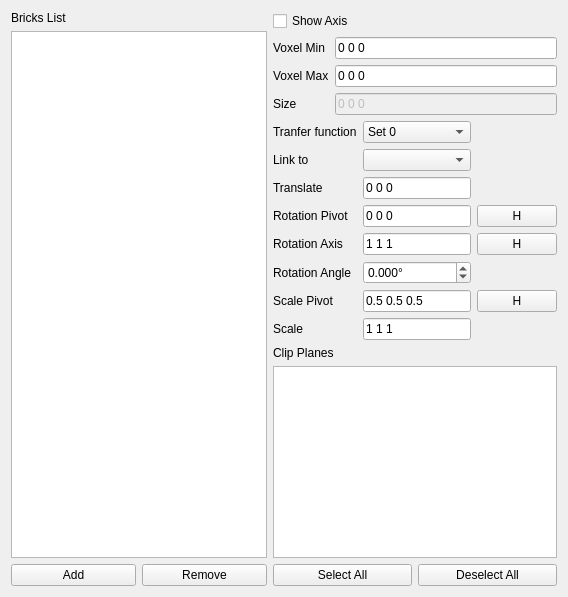
<?xml version="1.0" encoding="UTF-8"?>
<ui version="4.0">
 <class>BricksWidget</class>
 <widget class="QWidget" name="BricksWidget">
  <property name="windowTitle">
   <string>Bricks Editor</string>
  </property>
  <layout class="QGridLayout" name="gridLayout">
   <item row="0" column="0">
    <layout class="QVBoxLayout" name="_2">
     <item>
      <widget class="QLabel" name="label_2">
       <property name="text">
        <string>Bricks List</string>
       </property>
      </widget>
     </item>
     <item>
      <widget class="QListWidget" name="m_brickList"/>
     </item>
     <item>
      <layout class="QHBoxLayout">
       <item>
        <widget class="QPushButton" name="m_new">
         <property name="text">
          <string>Add</string>
         </property>
        </widget>
       </item>
       <item>
        <widget class="QPushButton" name="m_remove">
         <property name="text">
          <string>Remove</string>
         </property>
        </widget>
       </item>
      </layout>
     </item>
    </layout>
   </item>
   <item row="0" column="1">
    <layout class="QVBoxLayout" name="verticalLayout">
     <item>
      <widget class="QCheckBox" name="m_showAxis">
       <property name="text">
        <string>Show Axis</string>
       </property>
      </widget>
     </item>
     <item>
      <layout class="QGridLayout" name="gridLayout_2">
       <item row="2" column="0">
        <widget class="QLabel" name="label_10">
         <property name="sizePolicy">
          <sizepolicy hsizetype="Fixed" vsizetype="Fixed">
           <horstretch>0</horstretch>
           <verstretch>0</verstretch>
          </sizepolicy>
         </property>
         <property name="text">
          <string>Size</string>
         </property>
        </widget>
       </item>
       <item row="1" column="0">
        <widget class="QLabel" name="label_9">
         <property name="sizePolicy">
          <sizepolicy hsizetype="Fixed" vsizetype="Fixed">
           <horstretch>0</horstretch>
           <verstretch>0</verstretch>
          </sizepolicy>
         </property>
         <property name="text">
          <string>Voxel Max</string>
         </property>
        </widget>
       </item>
       <item row="0" column="0">
        <widget class="QLabel" name="label_8">
         <property name="sizePolicy">
          <sizepolicy hsizetype="Fixed" vsizetype="Fixed">
           <horstretch>0</horstretch>
           <verstretch>0</verstretch>
          </sizepolicy>
         </property>
         <property name="text">
          <string>Voxel Min</string>
         </property>
        </widget>
       </item>
       <item row="0" column="1">
        <widget class="QVecEdit" name="m_brickMinEdit">
         <property name="text">
          <string>0 0 0</string>
         </property>
        </widget>
       </item>
       <item row="1" column="1">
        <widget class="QVecEdit" name="m_brickMaxEdit">
         <property name="text">
          <string>0 0 0</string>
         </property>
        </widget>
       </item>
       <item row="2" column="1">
        <widget class="QVecEdit" name="m_brickSizeEdit">
         <property name="enabled">
          <bool>false</bool>
         </property>
         <property name="text">
          <string>0 0 0</string>
         </property>
        </widget>
       </item>
      </layout>
     </item>
     <item>
      <layout class="QGridLayout" name="gridLayout_3">
       <item row="2" column="0">
        <widget class="QLabel" name="label">
         <property name="sizePolicy">
          <sizepolicy hsizetype="Fixed" vsizetype="Preferred">
           <horstretch>0</horstretch>
           <verstretch>0</verstretch>
          </sizepolicy>
         </property>
         <property name="toolTip">
          <string comment="translate brick">&lt;html&gt;&lt;head&gt;&lt;meta name=&quot;qrichtext&quot; content=&quot;1&quot; /&gt;&lt;style type=&quot;text/css&quot;&gt;
p, li { white-space: pre-wrap; }
&lt;/style&gt;&lt;/head&gt;&lt;body style=&quot; font-family:'MS Shell Dlg 2'; font-size:8.25pt; font-weight:400; font-style:normal;&quot;&gt;
&lt;p style=&quot; margin-top:0px; margin-bottom:0px; margin-left:0px; margin-right:0px; -qt-block-indent:0; text-indent:0px;&quot;&gt;brick translation&lt;/p&gt;&lt;/body&gt;&lt;/html&gt;</string>
         </property>
         <property name="whatsThis">
          <string comment="all coordinates are normalized with respect to the dimensions of the brick.  For example 0 0 0 means one end of the brick, whereas 1 1 1 means the opposite end of the brick.">&lt;html&gt;&lt;head&gt;&lt;meta name=&quot;qrichtext&quot; content=&quot;1&quot; /&gt;&lt;style type=&quot;text/css&quot;&gt;
p, li { white-space: pre-wrap; }
&lt;/style&gt;&lt;/head&gt;&lt;body style=&quot; font-family:'MS Shell Dlg 2'; font-size:8.25pt; font-weight:400; font-style:normal;&quot;&gt;
&lt;p style=&quot; margin-top:0px; margin-bottom:0px; margin-left:0px; margin-right:0px; -qt-block-indent:0; text-indent:0px; font-size:8pt;&quot;&gt;All coordinates are normalized.  For example for&lt;/p&gt;
&lt;p style=&quot; margin-top:0px; margin-bottom:0px; margin-left:0px; margin-right:0px; -qt-block-indent:0; text-indent:0px; font-size:8pt;&quot;&gt;a brick whose corner voxels are (100,130,200)&lt;/p&gt;
&lt;p style=&quot; margin-top:0px; margin-bottom:0px; margin-left:0px; margin-right:0px; -qt-block-indent:0; text-indent:0px; font-size:8pt;&quot;&gt;and (200, 200, 200), the translation value of&lt;/p&gt;
&lt;p style=&quot; margin-top:0px; margin-bottom:0px; margin-left:0px; margin-right:0px; -qt-block-indent:0; text-indent:0px; font-size:8pt;&quot;&gt;0 0 0 means translate by (0,0,0) voxels&lt;/p&gt;
&lt;p style=&quot; margin-top:0px; margin-bottom:0px; margin-left:0px; margin-right:0px; -qt-block-indent:0; text-indent:0px; font-size:8pt;&quot;&gt;0.5 0.5 0.5 means translate by (50,35,100) voxels&lt;/p&gt;
&lt;p style=&quot; margin-top:0px; margin-bottom:0px; margin-left:0px; margin-right:0px; -qt-block-indent:0; text-indent:0px; font-size:8pt;&quot;&gt;1 1 1 means translate by (100,70,100) voxels&lt;/p&gt;
&lt;p style=&quot; margin-top:0px; margin-bottom:0px; margin-left:0px; margin-right:0px; -qt-block-indent:0; text-indent:0px; font-size:8pt;&quot;&gt;-1 -1 -1 means translate by (-100,-70,-100) voxels&lt;/p&gt;&lt;/body&gt;&lt;/html&gt;</string>
         </property>
         <property name="text">
          <string>Translate </string>
         </property>
        </widget>
       </item>
       <item row="4" column="1">
        <widget class="QVecEdit" name="m_axis_">
         <property name="sizePolicy">
          <sizepolicy hsizetype="Expanding" vsizetype="Preferred">
           <horstretch>0</horstretch>
           <verstretch>0</verstretch>
          </sizepolicy>
         </property>
         <property name="text">
          <string>1 1 1</string>
         </property>
        </widget>
       </item>
       <item row="0" column="1">
        <widget class="QComboBox" name="m_tfSet">
         <item>
          <property name="text">
           <string>Set 0</string>
          </property>
         </item>
         <item>
          <property name="text">
           <string>Set 1</string>
          </property>
         </item>
         <item>
          <property name="text">
           <string>Set 2</string>
          </property>
         </item>
         <item>
          <property name="text">
           <string>Set 3</string>
          </property>
         </item>
         <item>
          <property name="text">
           <string>None</string>
          </property>
         </item>
        </widget>
       </item>
       <item row="6" column="2">
        <widget class="QPushButton" name="m_scalepivotFromHitpoint">
         <property name="text">
          <string>H</string>
         </property>
        </widget>
       </item>
       <item row="0" column="0">
        <widget class="QLabel" name="label_6">
         <property name="sizePolicy">
          <sizepolicy hsizetype="Fixed" vsizetype="Fixed">
           <horstretch>0</horstretch>
           <verstretch>0</verstretch>
          </sizepolicy>
         </property>
         <property name="text">
          <string>Tranfer function</string>
         </property>
        </widget>
       </item>
       <item row="3" column="1">
        <widget class="QVecEdit" name="m_pivot_">
         <property name="sizePolicy">
          <sizepolicy hsizetype="Expanding" vsizetype="Preferred">
           <horstretch>0</horstretch>
           <verstretch>0</verstretch>
          </sizepolicy>
         </property>
         <property name="text">
          <string>0 0 0</string>
         </property>
        </widget>
       </item>
       <item row="1" column="1">
        <widget class="QComboBox" name="m_linkBrick">
         <property name="sizePolicy">
          <sizepolicy hsizetype="Preferred" vsizetype="Fixed">
           <horstretch>0</horstretch>
           <verstretch>0</verstretch>
          </sizepolicy>
         </property>
        </widget>
       </item>
       <item row="3" column="2">
        <widget class="QPushButton" name="m_pivotFromHitpoint">
         <property name="text">
          <string>H</string>
         </property>
        </widget>
       </item>
       <item row="6" column="0">
        <widget class="QLabel" name="label_12">
         <property name="sizePolicy">
          <sizepolicy hsizetype="Fixed" vsizetype="Preferred">
           <horstretch>0</horstretch>
           <verstretch>0</verstretch>
          </sizepolicy>
         </property>
         <property name="text">
          <string>Scale Pivot </string>
         </property>
        </widget>
       </item>
       <item row="2" column="1">
        <widget class="QVecEdit" name="m_translation_">
         <property name="text">
          <string>0 0 0</string>
         </property>
        </widget>
       </item>
       <item row="3" column="0">
        <widget class="QLabel" name="label_3">
         <property name="sizePolicy">
          <sizepolicy hsizetype="Fixed" vsizetype="Preferred">
           <horstretch>0</horstretch>
           <verstretch>0</verstretch>
          </sizepolicy>
         </property>
         <property name="text">
          <string>Rotation Pivot </string>
         </property>
        </widget>
       </item>
       <item row="6" column="1">
        <widget class="QVecEdit" name="m_scalepivot_">
         <property name="sizePolicy">
          <sizepolicy hsizetype="Expanding" vsizetype="Preferred">
           <horstretch>0</horstretch>
           <verstretch>0</verstretch>
          </sizepolicy>
         </property>
         <property name="text">
          <string>0.5 0.5 0.5</string>
         </property>
        </widget>
       </item>
       <item row="1" column="0">
        <widget class="QLabel" name="label_7">
         <property name="sizePolicy">
          <sizepolicy hsizetype="Fixed" vsizetype="Preferred">
           <horstretch>0</horstretch>
           <verstretch>0</verstretch>
          </sizepolicy>
         </property>
         <property name="text">
          <string>Link to </string>
         </property>
        </widget>
       </item>
       <item row="4" column="0">
        <widget class="QLabel" name="label_4">
         <property name="sizePolicy">
          <sizepolicy hsizetype="Fixed" vsizetype="Preferred">
           <horstretch>0</horstretch>
           <verstretch>0</verstretch>
          </sizepolicy>
         </property>
         <property name="text">
          <string>Rotation Axis </string>
         </property>
        </widget>
       </item>
       <item row="4" column="2">
        <widget class="QPushButton" name="m_axisFromHitpoint">
         <property name="text">
          <string>H</string>
         </property>
        </widget>
       </item>
       <item row="5" column="0">
        <widget class="QLabel" name="label_5">
         <property name="sizePolicy">
          <sizepolicy hsizetype="Fixed" vsizetype="Preferred">
           <horstretch>0</horstretch>
           <verstretch>0</verstretch>
          </sizepolicy>
         </property>
         <property name="text">
          <string>Rotation Angle </string>
         </property>
        </widget>
       </item>
       <item row="7" column="0">
        <widget class="QLabel" name="label_13">
         <property name="sizePolicy">
          <sizepolicy hsizetype="Fixed" vsizetype="Preferred">
           <horstretch>0</horstretch>
           <verstretch>0</verstretch>
          </sizepolicy>
         </property>
         <property name="text">
          <string>Scale </string>
         </property>
        </widget>
       </item>
       <item row="7" column="1">
        <widget class="QVecEdit" name="m_scale_">
         <property name="sizePolicy">
          <sizepolicy hsizetype="Expanding" vsizetype="Preferred">
           <horstretch>0</horstretch>
           <verstretch>0</verstretch>
          </sizepolicy>
         </property>
         <property name="text">
          <string>1 1 1</string>
         </property>
        </widget>
       </item>
       <item row="5" column="1">
        <widget class="QDoubleSpinBox" name="m_angle_">
         <property name="suffix">
          <string>°</string>
         </property>
         <property name="decimals">
          <number>3</number>
         </property>
         <property name="minimum">
          <double>-2147483647.000000000000000</double>
         </property>
         <property name="maximum">
          <double>2147483647.000000000000000</double>
         </property>
        </widget>
       </item>
      </layout>
     </item>
     <item>
      <layout class="QVBoxLayout" name="verticalLayout_2">
       <item>
        <widget class="QLabel" name="label_11">
         <property name="text">
          <string>Clip Planes</string>
         </property>
        </widget>
       </item>
       <item>
        <widget class="QTableWidget" name="m_clipTable">
         <property name="sizePolicy">
          <sizepolicy hsizetype="Expanding" vsizetype="Expanding">
           <horstretch>0</horstretch>
           <verstretch>0</verstretch>
          </sizepolicy>
         </property>
        </widget>
       </item>
       <item>
        <layout class="QHBoxLayout">
         <item>
          <widget class="QPushButton" name="m_selectAll">
           <property name="text">
            <string>Select All</string>
           </property>
          </widget>
         </item>
         <item>
          <widget class="QPushButton" name="m_deselectAll">
           <property name="text">
            <string>Deselect All</string>
           </property>
          </widget>
         </item>
        </layout>
       </item>
      </layout>
     </item>
    </layout>
   </item>
  </layout>
 </widget>
 <customwidgets>
  <customwidget>
   <class>QVecEdit</class>
   <extends>QLineEdit</extends>
   <header>PromotedWidgets.h</header>
  </customwidget>
 </customwidgets>
 <resources/>
 <connections/>
</ui>
